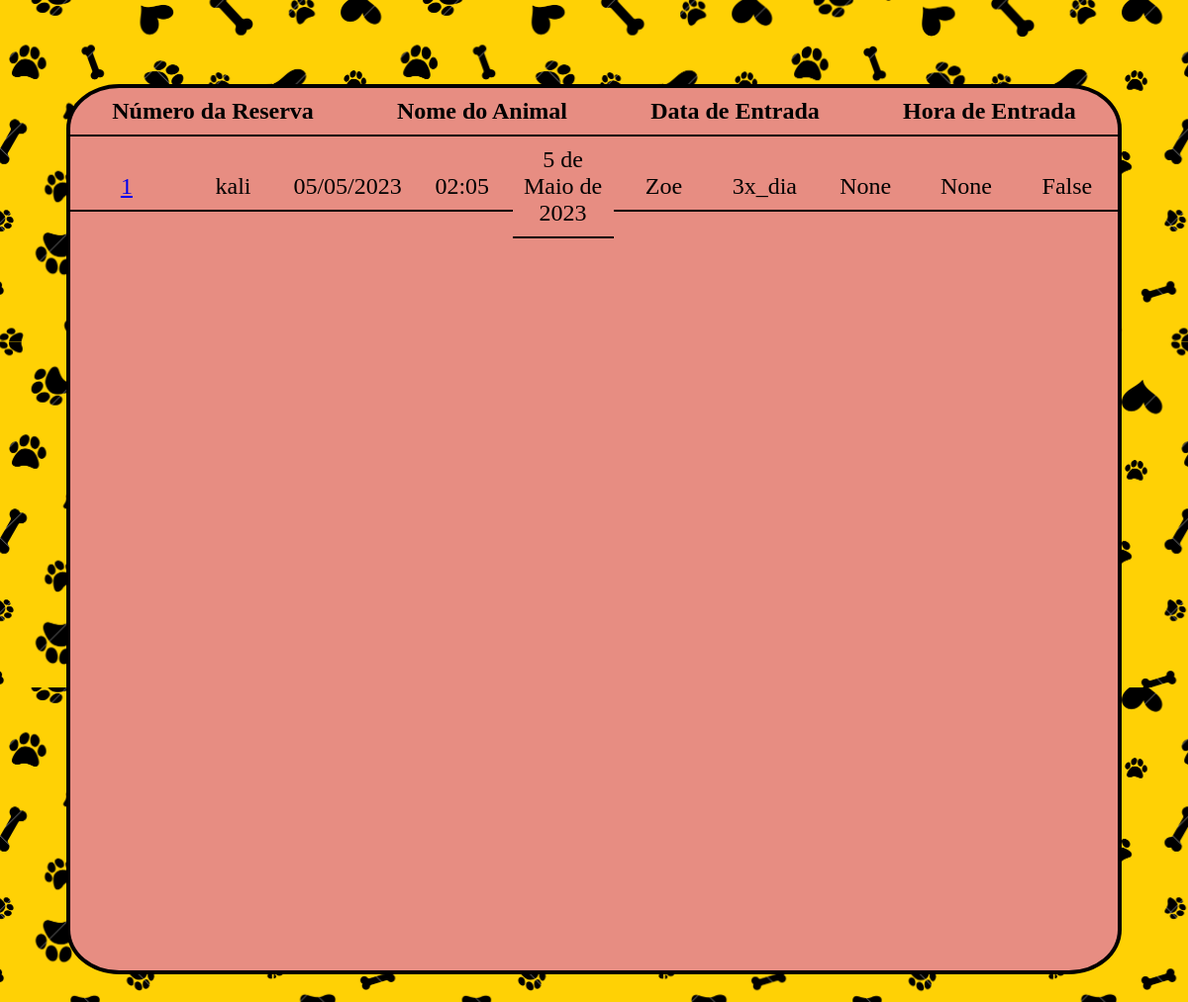
The app's page /procurar_reserva/ (signed in), older data.
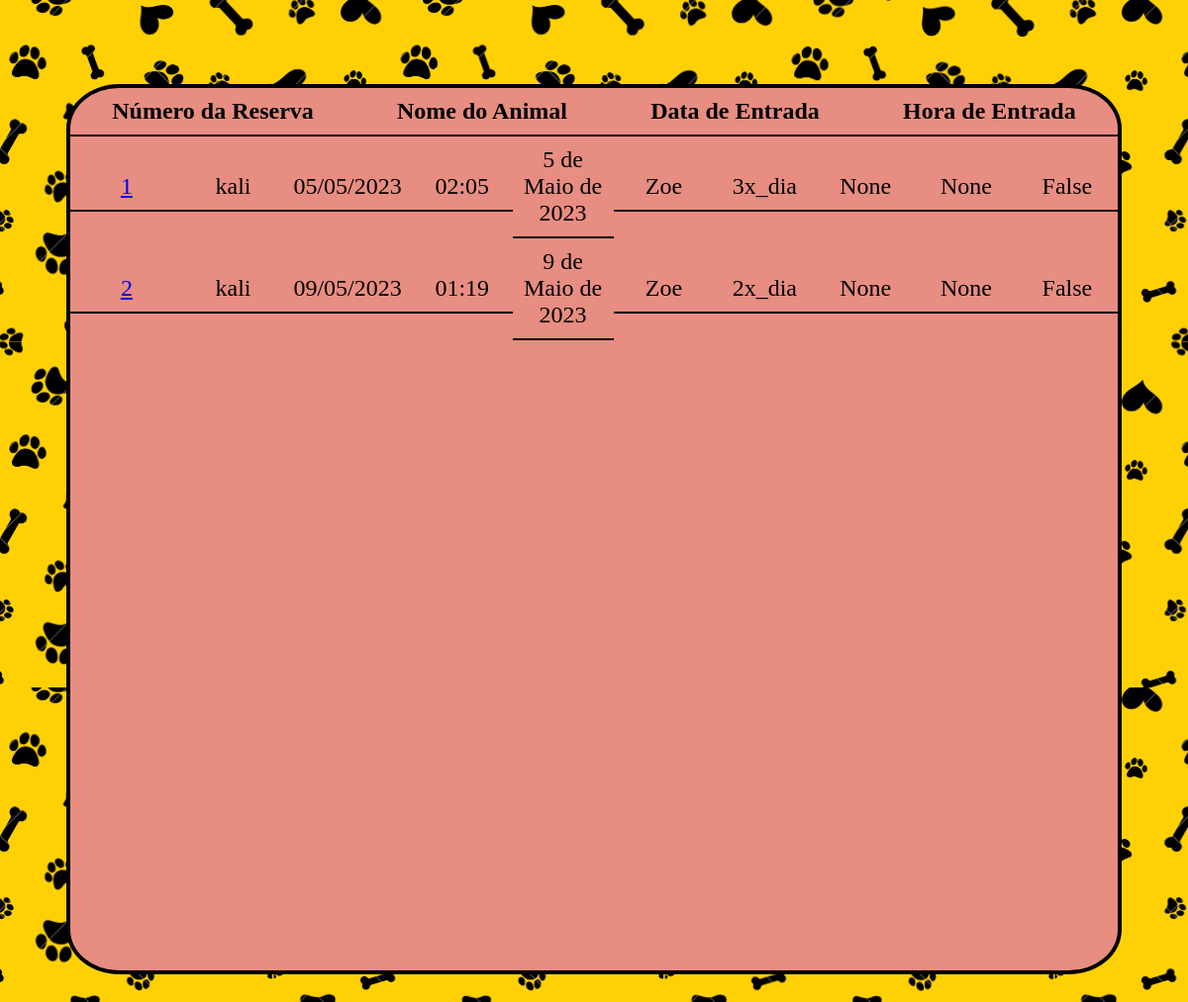
The same page, newer data.
### hotel/models.py (models this page shows, shortened)
class Reserva(models.Model):
    pet = models.ForeignKey(FichaDog, on_delete=models.CASCADE)
    num_reserva = models.IntegerField(primary_key=True, editable=False)
    data_entrada = models.DateField()
    data_saida = models.DateField()
    hora_entrada = models.TimeField()
    usuario  = models.ForeignKey(User, on_delete=models.CASCADE)
    HORARIO_CHOICES = (('2x_dia', 'Duas vezes por dia'),('3x_dia', 'Três vezes por dia'),('personalizado', 'Horário personalizado'),)
    horario_alimentacao = models.CharField(max_length=20, choices=HORARIO_CHOICES)
    horario_personalizado = models.CharField(max_length=20, blank=True, null=True)
    instrucoes_medicamentos = models.CharField(max_length=100, blank=True, null=True)
    ACEITAR_CHOICES = (('Sim', 'Duas vezes por dia'),('3x_dia', 'Três vezes por dia'),('personalizado', 'Horário personalizado'),)
    autorizacao_para_cuidados_medicos = models.BooleanField(default=False, choices=[(False, 'Não'), (True, 'Sim')])
    class Meta:
            db_table = 'Reserva_Hotel'

### ficha/models.py (models this page shows, shortened)
class FichaDog(models.Model):
    nome = models.CharField(max_length=100)
    raca = models.CharField(max_length=100)
    idade = models.PositiveIntegerField()
    sexo = models.CharField(max_length=1, choices=(('M', 'Macho'), ('F', 'Fêmea')))
    peso = models.DecimalField(max_digits=5, decimal_places=2)
    tipo_alimentacao = models.CharField(max_length=100)
    restricoes_alimentares = models.CharField(max_length=100, blank=True, null=True)
    nome_tutor = models.CharField(max_length=100,blank=True)
    contato_tutor = models.CharField(max_length=100)
    cpf_tutor = models.PositiveIntegerField()
    endereco = models.TextField(max_length=100)
    veterinario_cao = models.CharField(max_length=100,blank=True, null=True)
    observacoes = models.TextField(blank=True, null=True)
    data = models.DateTimeField(auto_now_add=True)
    class Meta:
            db_table = 'Ficha_Dog'

### hotel/views.py (the view)
# urls.py: path('procurar_reserva/', views.proc_reserva, name='proc_reserva'),
@login_required(login_url="/auth/login/")
def proc_reserva(request):
    hoje = date.today()  # obtém a data atual
    reservas = Reserva.objects.all()
    context = {
        'reservas': reservas
    }
    return render(request, 'procurar_reserva.html', context)

### hotel/templates/procurar_reserva.html (shortened to what this page needs)
<!DOCTYPE html>
<html>
  <head>
    {% load static %}
    <link rel="stylesheet" type="text/css" href="{% static 'css/style_lista_reserva.css' %}">
  </head>
  <body>
    <table class="form">
        <thead class="legenda">
          <tr class="tr">
            <th>Número da Reserva</th>
            <th>Nome do Animal</th>
            <th>Data de Entrada</th>
            <th>Hora de Entrada</th>
          </tr>
        </thead>
        <br>
        <tbody>
          {% for reserva in reservas %}
          <tr>
            <td class='num'><a href="{% url 'caixa:caixa' num_reserva=reserva.pk %}" class="btn btn-primary">{{ reserva.num_reserva }}</td>
            <td class='nome'>{{ reserva.pet.nome}}</td>
            <td class='data'>{{ reserva.data_entrada |date:"d/m/Y"}}</td>
            <td class='entrada'>{{ reserva.hora_entrada }}</td>
            <td class='entrada'>{{ reserva.data_saida }}</td>
            <td class='entrada'>{{ reserva.usuario }}</td>
            <td class='entrada'>{{ reserva.horario_alimentacao }}</td>
            <td class='entrada'>{{ reserva.horario_personalizado }}</td>
            <td class='entrada'>{{ reserva.instrucoes_medicamentos }}</td>
            <td class='entrada'>{{ reserva.autorizacao_para_cuidados_medicos }}</td>
          </tr>
          {% endfor %}
        </tbody>
    </table>
  </body>
</html>

Row changes from the older to the newer data that the page shows:
added Reserva: num_reserva "2", pet.nome "kali", data_entrada "09/05/2023", hora_entrada "01:19", data_saida "9 de Maio de 2023", usuario "Zoe", horario_alimentacao "2x_dia", horario_personalizado "None", instrucoes_medicamentos "None", autorizacao_para_cuidados_medicos "False"
